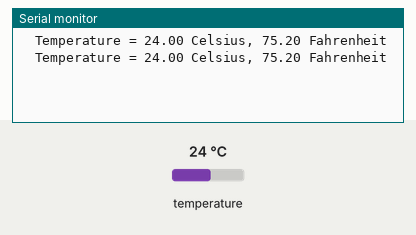
Simulated run of this sketch. Board: Arduino Mega 2560, built with avr-gcc and run on an emulated ATmega2560. Shown: the last lines printed to the serial monitor. Inputs (shaded band) come from the test bench; at power-on: temperature 24 °C.

Above: at 3.1 s.
3.2 s: temperature set to 12 °C
At 4.3 s:
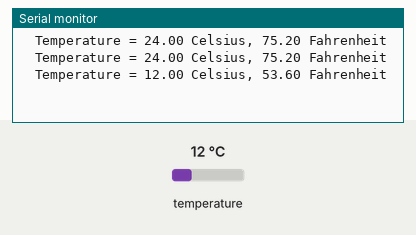
5.1 s: temperature set to 19 °C
At 7.2 s:
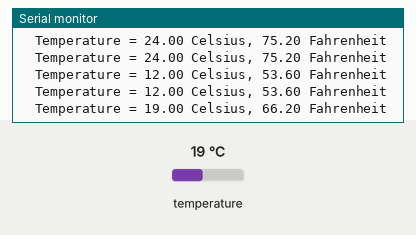
Timing chart, 0 to 8.7 s (numbered marks = the images above; inputs shaded):
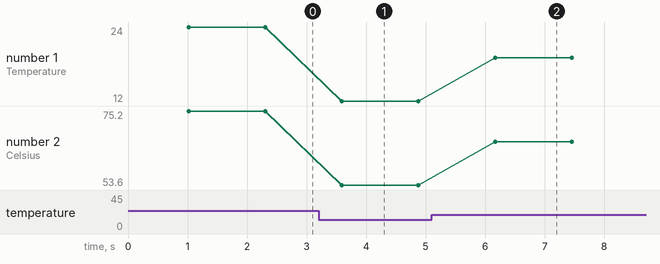

The sketch:

full_waterproof_temperature_sensor.ino
```cpp
#include <OneWire.h>
// http://www.pjrc.com/teensy/td_libs_OneWire.html
//
// The DallasTemperature library can do all this work for you!
// https://github.com/milesburton/Arduino-Temperature-Control-Library

OneWire ds(22);  // on pin 10 (a 4.7K resistor is necessary)

void setup() {
  Serial.begin(9600);
}

void loop() {
  byte i;
  byte present = 0;
  byte type_s;
  byte data[9];
  byte addr[8];
  float celsius, fahrenheit;

  if (!ds.search(addr)) {
    ds.reset_search();
    delay(250);
    return;
  }
  // Check one wire that have a address is not equal 7 address ? show CRC is not valid!: do not other else
  if (OneWire::crc8(addr, 7) != addr[7]) {
    return;
  }
  // the first ROM byte indicates which chip
  switch (addr[0]) {
    case 0x10:
      type_s = 1;
      break;
    case 0x28:
      type_s = 0;
      break;
    case 0x22:
      type_s = 0;
      break;
    default:
      return;
  }
  ds.reset();
  ds.select(addr);
  ds.write(0x44, 1);  // start conversion, with parasite power on at the end
  delay(1000);  // maybe 750ms is enough, maybe not

  present = ds.reset();
  ds.select(addr);
  ds.write(0xBE);  // Read Scratchpad

  for (i = 0; i < 9; i++) {  // we need 9 bytes
    data[i] = ds.read();
  }

  int16_t raw = (data[1] << 8) | data[0];
  if (type_s) {
    raw = raw << 3;  // 9 bit resolution default
    if (data[7] == 0x10) {
      // "count remain" gives full 12 bit resolution
      raw = (raw & 0xFFF0) + 12 - data[6];
    }
  } else {
    byte cfg = (data[4] & 0x60);
    // at lower res, the low bits are undefined, so let's zero them
    if (cfg == 0x00) raw = raw & ~7;       // 9 bit resolution, 93.75 ms
    else if (cfg == 0x20) raw = raw & ~3;  // 10 bit res, 187.5 ms
    else if (cfg == 0x40) raw = raw & ~1;  // 11 bit res, 375 ms
    // default is 12 bit resolution, 750 ms conversion time
  }
  celsius = (float)raw / 16.0;
  fahrenheit = celsius * 1.8 + 32.0;
  Serial.print("  Temperature = ");
  Serial.print(celsius);
  Serial.print(" Celsius, ");
  Serial.print(fahrenheit);
  Serial.println(" Fahrenheit");
}
```

Measured:
- after the input at 3.2 s, the serial monitor: prints a new line after 0.39 s (image 1)
- after the input at 5.1 s, the serial monitor: prints a new line after 1.1 s (image 2)
- plotted number 1: 24 → 12 after the input at 3.2 s, 12 → 19 after the input at 5.1 s
- plotted number 2: 75.2 → 53.6 after the input at 3.2 s, 53.6 → 66.2 after the input at 5.1 s
